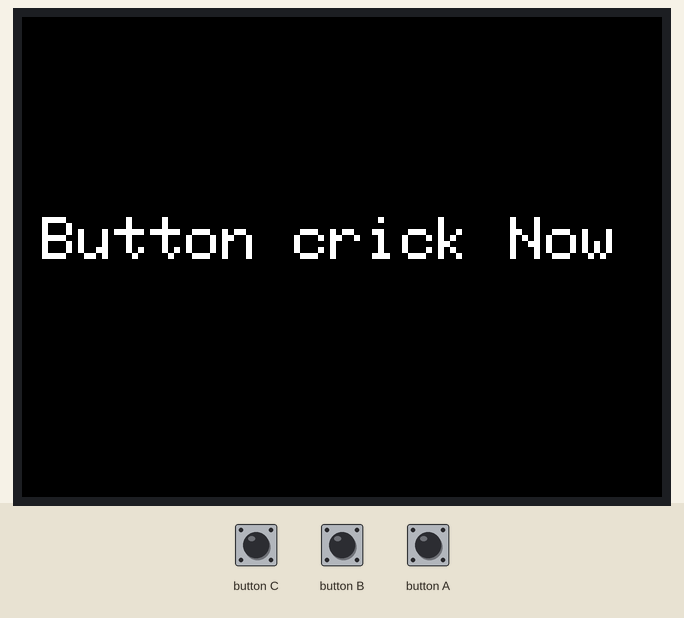
Simulated run of this sketch. Board: ESP32. Shown: 320×240 colour display. The inputs (shaded band) are chosen by the test bench. WiFi joins after 1.5 s; servers stay silent unless stated; uploads are accepted with an empty reply; what the sketch prints to the serial monitor is not drawn.

Above: at 2.8 s.
2.9 s: button B pressed for 0.15 s
At 4.2 s:
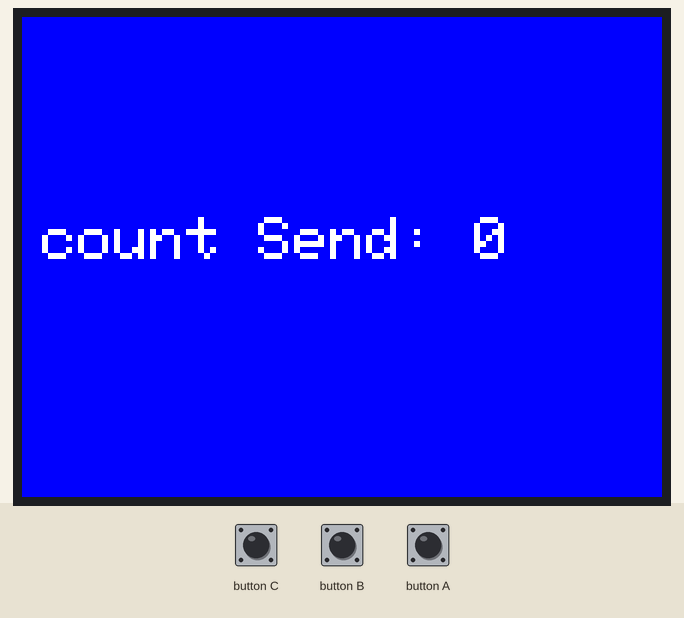
4.6 s: button C pressed for 0.15 s
At 5.5 s:
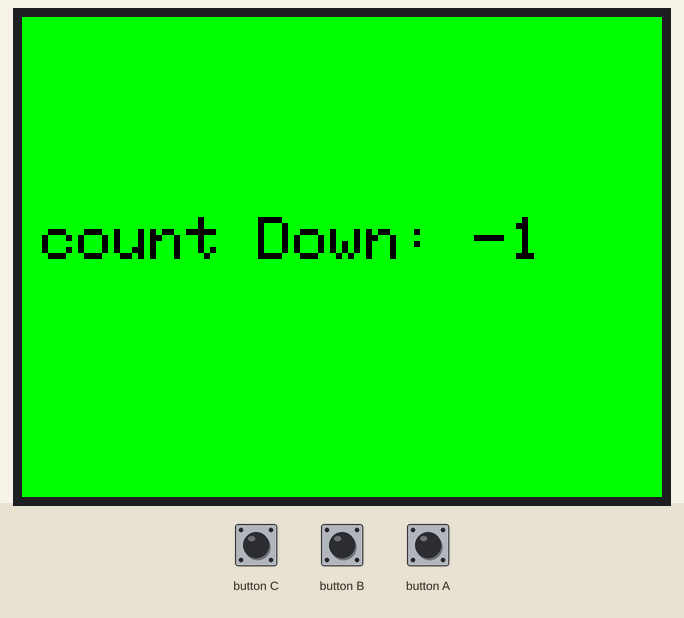
6.3 s: button A pressed for 0.15 s
At 7.7 s:
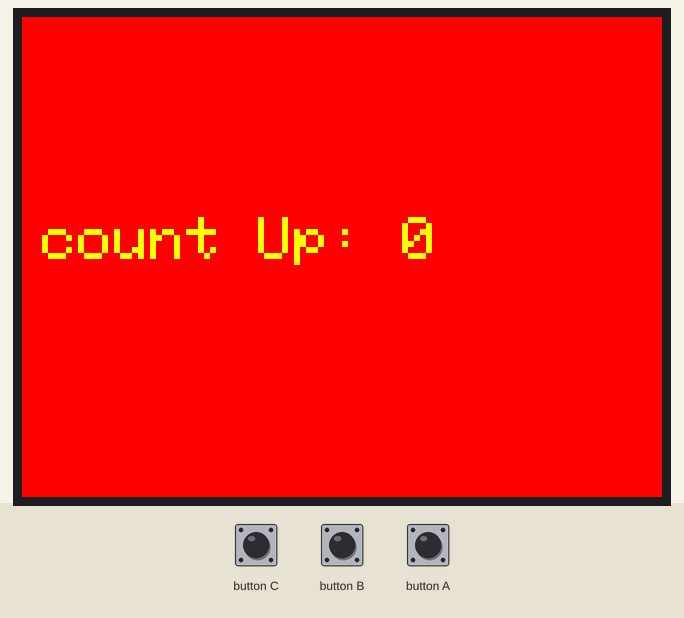
8.0 s: button B pressed for 1 s
At 9.4 s:
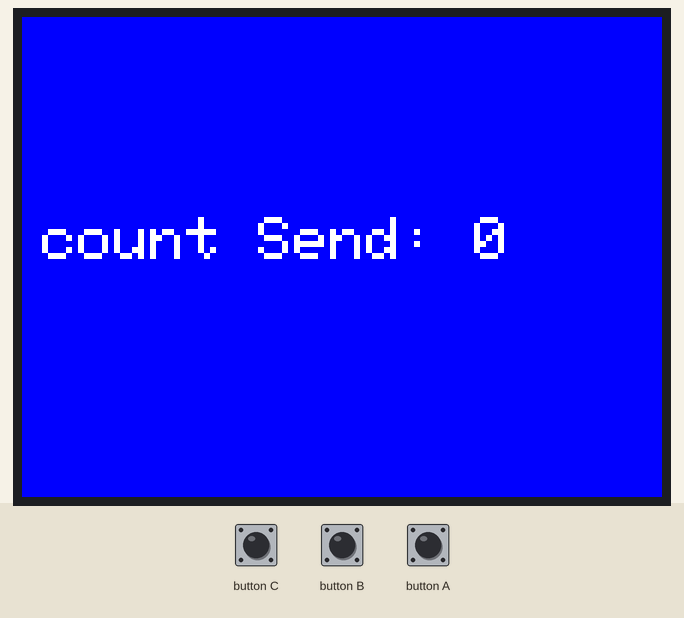
10.5 s: button A pressed for 1 s
At 12.4 s:
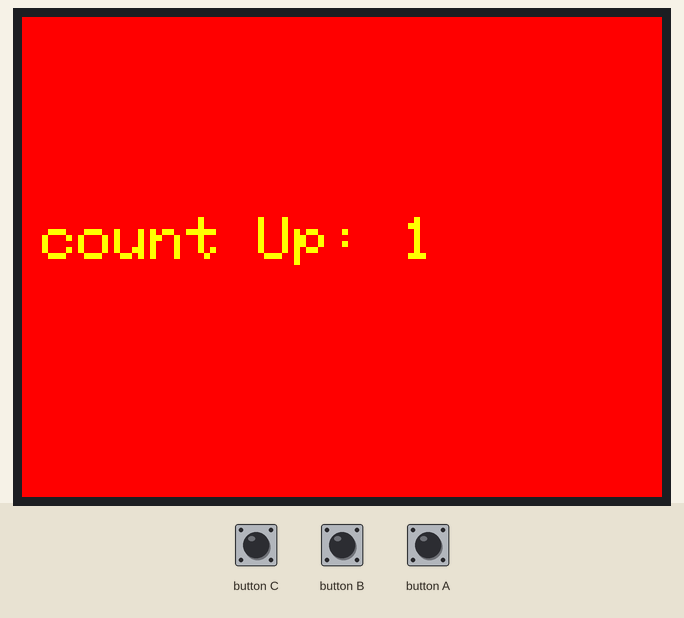
13.0 s: button C pressed for 1 s
At 14.4 s:
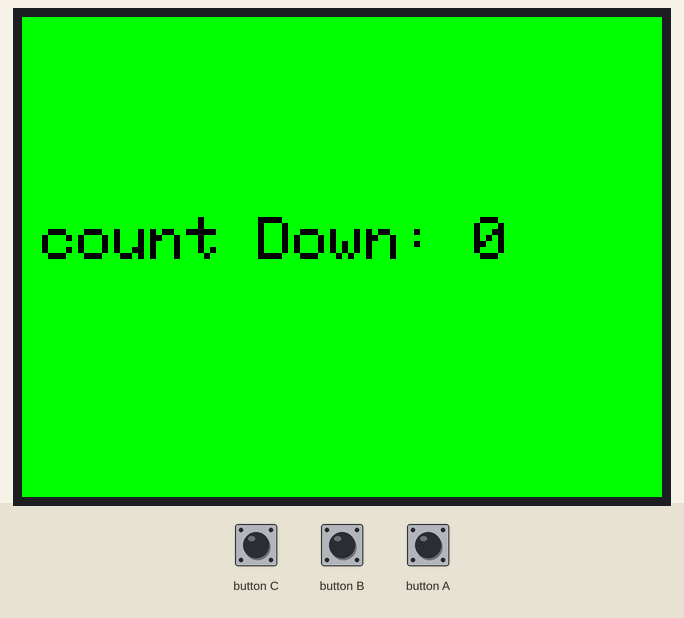
Timing chart, 0 to 16.0 s (numbered marks = the images above; inputs shaded):
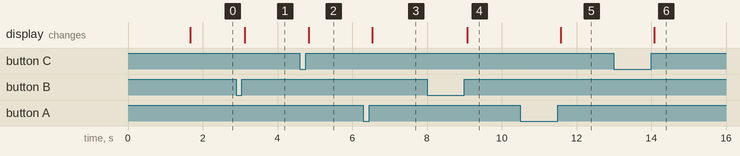

The sketch:

M5stack.ino.ino
```cpp
#include <M5Stack.h>
#include <HTTPClient.h>
#include <WiFi.h>
#include <ArduinoJson.h>

#define WIFI_SSID "mirai-base-g"
#define WIFI_PASSWORD "justforfun"

//スプレっとシート
const char *host ="https://script.google.com/macros/s/AKfycbxSEPyXGV3sGZuI3yCbWrs40eXv6ZiUjmP9dTNfYPcYcjWgRxbep2LU/exec";//一文字ずつlistへ cherは1文字
//json設定
StaticJsonDocument<255> json_request;//jsonさんが予約 data領域を予約 json_request名前 辞書
char buffer[255];//list指定　２５５個分

//カウント初期化
int count=0;

void setup() {
  // put your setup code here, to run once:
  M5.begin();
  //wifi
  WiFi.begin(WIFI_SSID,WIFI_PASSWORD);//wifi接続

  Serial.println("conecting");
  while(WiFi.status() != WL_CONNECTED){//print      どっちも１
    Serial.print(".");
    delay(500);
    }


  Serial.println();
  //wifi conected
  Serial.println("\nWiFi Conected.");
  Serial.println(WiFi.localIP());//ip表示
  M5.Lcd.setTextSize(3);
  M5.Lcd.setCursor(10,100);
  M5.Lcd.println("Button crick Now");

}


void sendCount(){
  json_request["count"] = count;//辞書　新しいのを付ける
  serializeJson(json_request, buffer, sizeof(buffer));//翻訳　Json を　キャラ型でバッファーに入れる　何個入れるか
  HTTPClient http;//おぶじぇくと（HTTPClient型)
  http.begin(host);//通信開始命令
  http.addHeader("Content-type", "application/json") ;//jsonだよ
  int status_code = http.POST( (uint8_t*) buffer , strlen(buffer));//序盤は削ぎ落とし(space消し)　変換　何文字分送るか　
  Serial.println(status_code);
  if (status_code > 0){
      if(status_code == HTTP_CODE_FOUND){
        String payload = http.getString();//レスポンスが返ってくる
        Serial.println(payload);

        M5.Lcd.setCursor(10, 100);
        m5.Lcd.fillScreen(BLACK);
        M5.Lcd.setTextSize(3);
        M5.Lcd.println ("Send Done");

        }

    }else{
      Serial.printf("[HTTP] GET...failed, error: %s\n",http.errorToString(status_code).c_str());//status_code言葉に変換　NULL文字にしてデータにゴールをツくっている詳しくはウェブで
      }
  http.end();//終わりの始まり


  }
void loop() {
  M5.update();//もう一回見るやつ　状態を更新

  //新しいキーボードゲットだぜ；

  if(M5.BtnA.wasReleased()){
    count++;

    M5.Lcd.setCursor(10, 100);
    M5.Lcd.fillScreen(RED);
    M5.Lcd.setTextColor(YELLOW);
    M5.Lcd.setTextSize(3);
    M5.Lcd.printf("count Up: %d", count);
    }


    if(M5.BtnC.wasReleased()){
      if(count<=0) count=0;
      count--;

      M5.Lcd.setCursor(10, 100);
      M5.Lcd.fillScreen(GREEN);
      M5.Lcd.setTextColor(BLACK);
      M5.Lcd.setTextSize(3);
      M5.Lcd.printf("count Down: %d", count);
    }

   if(M5.BtnB.wasReleased()){

    M5.Lcd.setCursor(10, 100);
    M5.Lcd.fillScreen(BLUE);
    M5.Lcd.setTextColor(WHITE);
    M5.Lcd.setTextSize(3);
    M5.Lcd.printf("count Send: %d", count);

    sendCount();//関数
    }

}
```

Measured:
- after the input at 2.9 s, the display: changes after 0.23 s (image 1)
- after the input at 4.6 s, the display: changes after 0.23 s (image 2)
- after the input at 6.3 s, the display: changes after 0.23 s (image 3)
- after the input at 8.0 s, the display: changes after 1.1 s (image 4)
- after the input at 10.5 s, the display: changes after 1.1 s (image 5)
- after the input at 13.0 s, the display: changes after 1.1 s (image 6)
